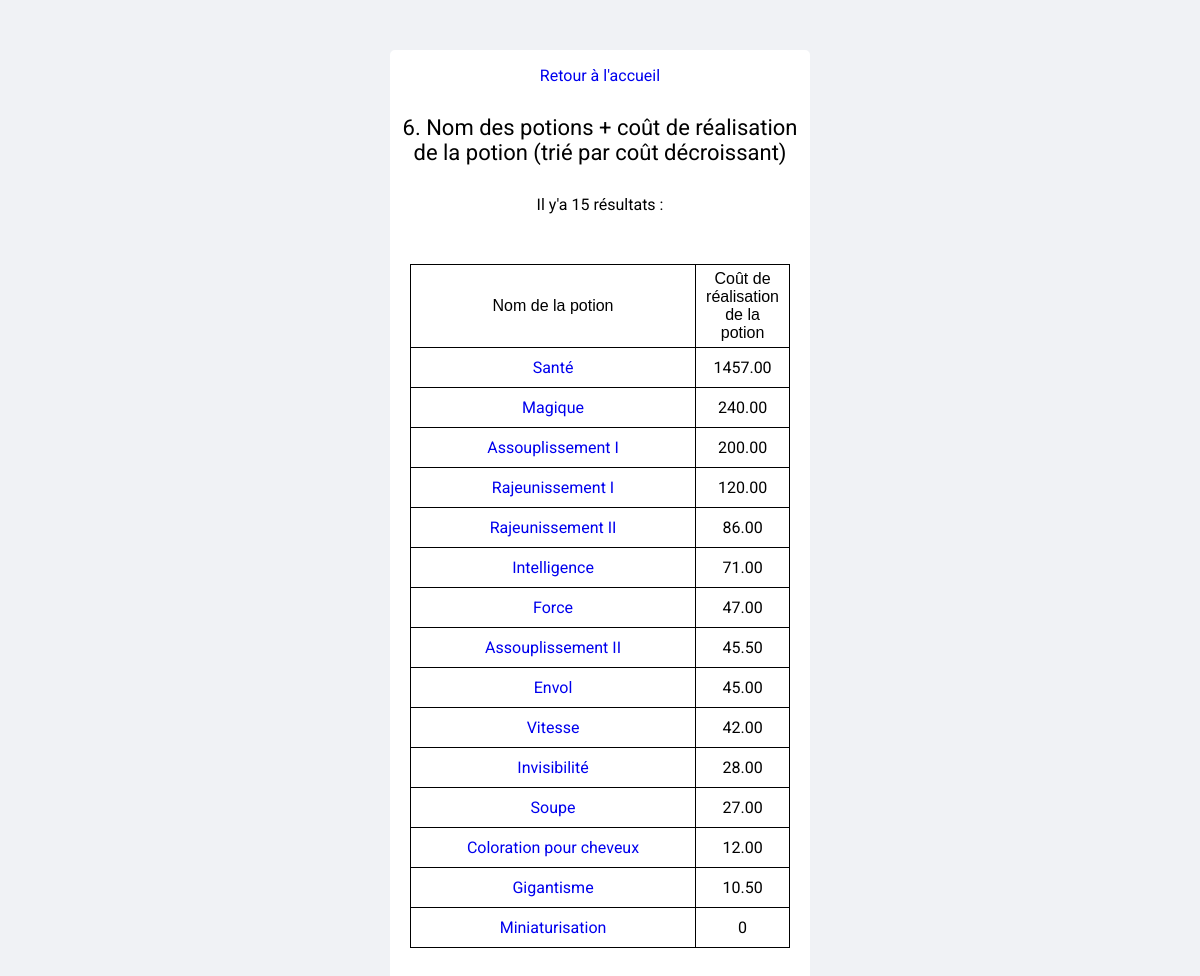
The page /requete6.php on the database its author committed.
### tables this page shows
CREATE TABLE IF NOT EXISTS `potion` (
  `id_potion` int(11) NOT NULL AUTO_INCREMENT,
  `nom_potion` varchar(50) NOT NULL,
  PRIMARY KEY (`id_potion`)
);

### requete6.php (the view, shortened to what this page needs)
<!DOCTYPE html>
<html lang="en">
<head>
    <link rel="stylesheet" href="CSS/style.css">
</head>
<body>
    <main>
        <?php
            $pdo = connect();
        ?>
        <p> <a href="index.php"> Retour à l'accueil </a> </p>
        <h3>6. Nom des potions + coût de réalisation de la potion (trié par coût décroissant)</h3>
        <?php
            $requete = $pdo->query("
                SELECT p.nom_potion, p.id_potion, ROUND(SUM(i.cout_ingredient*s.qte), 2) AS coutTotal
                FROM potion p
                LEFT JOIN composer s ON p.id_potion = s.id_potion
                LEFT JOIN ingredient i ON i.id_ingredient = s.id_ingredient
                GROUP BY p.nom_potion, p.id_potion
                ORDER BY coutTotal DESC
            ");
        ?>
        <p>Il y'a <?= $requete->rowCount() ?> résultats :</p>
        <table>
            <thead>
                <tr>
                    <th>Nom de la potion</th>
                    <th>Coût de réalisation de la potion</th>
                </tr>
            </thead>
            <tbody>
                <?php
                    foreach($requete->fetchAll() as $gaulois){ ?>
                        <tr>
                            <td> <a href="voirPotion.php?id_potion=<?= $gaulois["id_potion"]?>"> <?= $gaulois["nom_potion"] ?> </a> </td>
                            <td> <?= isset($gaulois["coutTotal"]) ? $gaulois["coutTotal"] : 0 ?> </td>
                        </tr>
                    <?php } ?>
            </tbody>
        </table>
    </main>
</body>
</html>

### CSS/style.css (style rules this page uses)
* { margin: 0; padding: 0; box-sizing: border-box; }
body { background: #f0f2f5; }
main { background: white; width: 45%; text-align: center; margin: 50px auto; padding: 1px 10px 36px 10px; border-radius: 5px; }
H3 { margin: 30px auto; font-family: 'Roboto', sans-serif; font-size: 22px; font-weight: initial; }
p { margin: 15px auto; font-family: 'Roboto', sans-serif; }
table, td, th { border: 0.5px solid black; border-collapse: collapse; height: 40px; width: 95%; margin: 50px auto 0px; font-family: 'Roboto', sans-serif; }
th { font-family: Arial, Helvetica, sans-serif; font-weight: initial; padding: 5px 10px; }
a { text-decoration: none; }
@media only screen and (min-width: 1200px) { main { width: 35%; } }

### rows shown on the page
potion: nom_potion "Santé", coutTotal "1457.00"
potion: nom_potion "Magique", coutTotal "240.00"
potion: nom_potion "Assouplissement I", coutTotal "200.00"
potion: nom_potion "Rajeunissement I", coutTotal "120.00"
potion: nom_potion "Rajeunissement II", coutTotal "86.00"
potion: nom_potion "Intelligence", coutTotal "71.00"
potion: nom_potion "Force", coutTotal "47.00"
potion: nom_potion "Assouplissement II", coutTotal "45.50"
potion: nom_potion "Envol", coutTotal "45.00"
potion: nom_potion "Vitesse", coutTotal "42.00"
potion: nom_potion "Invisibilité", coutTotal "28.00"
potion: nom_potion "Soupe", coutTotal "27.00"
potion: nom_potion "Coloration pour cheveux", coutTotal "12.00"
potion: nom_potion "Gigantisme", coutTotal "10.50"
potion: nom_potion "Miniaturisation", shows "0"

### other values the page prints
$requete->rowCount() "15"
